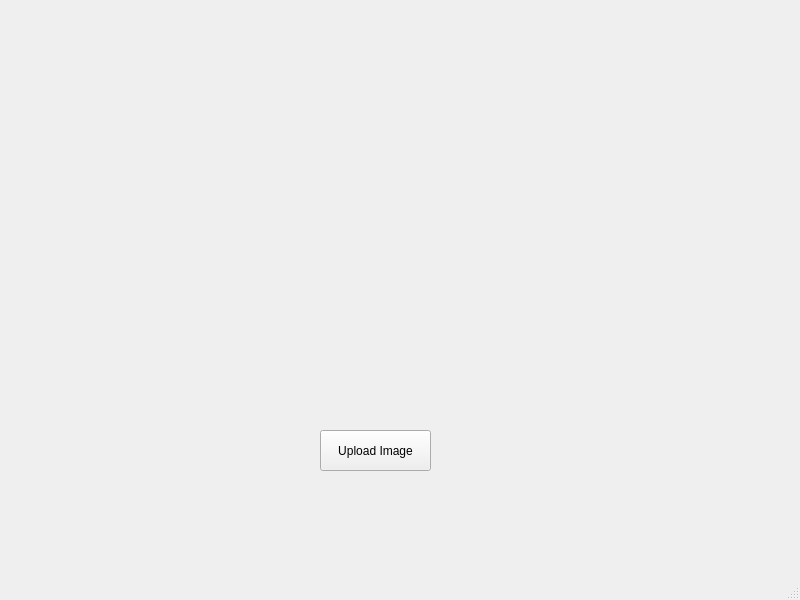
<?xml version="1.0" encoding="UTF-8"?>
<ui version="4.0">
 <class>ClientWindow</class>
 <widget class="QMainWindow" name="ClientWindow">
  <property name="geometry">
   <rect>
    <x>0</x>
    <y>0</y>
    <width>800</width>
    <height>600</height>
   </rect>
  </property>
  <property name="windowTitle">
   <string>Gallery</string>
  </property>
  <widget class="QWidget" name="centralwidget">
   <widget class="QPushButton" name="pushButton">
    <property name="geometry">
     <rect>
      <x>320</x>
      <y>430</y>
      <width>111</width>
      <height>41</height>
     </rect>
    </property>
    <property name="text">
     <string>Upload Image</string>
    </property>
   </widget>
   <widget class="QLabel" name="label_image">
    <property name="geometry">
     <rect>
      <x>150</x>
      <y>50</y>
      <width>491</width>
      <height>331</height>
     </rect>
    </property>
    <property name="text">
     <string/>
    </property>
   </widget>
  </widget>
  <widget class="QMenuBar" name="menubar">
   <property name="geometry">
    <rect>
     <x>0</x>
     <y>0</y>
     <width>800</width>
     <height>20</height>
    </rect>
   </property>
  </widget>
  <widget class="QStatusBar" name="statusbar"/>
 </widget>
 <resources/>
 <connections/>
</ui>
